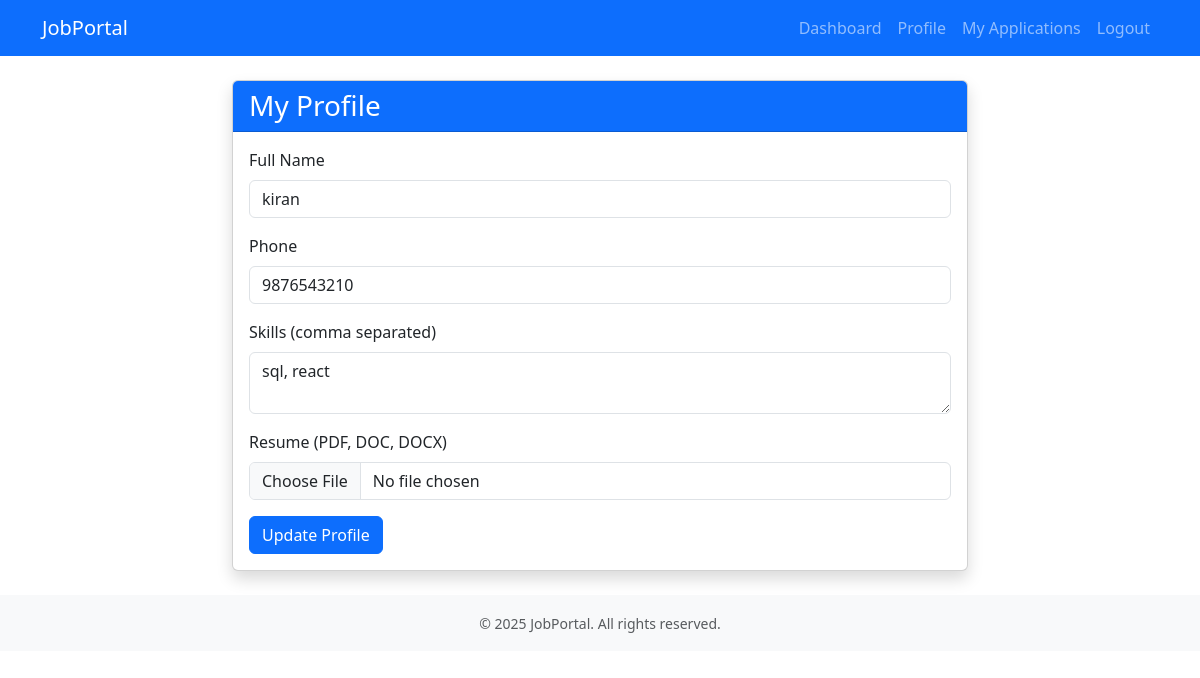
/candidate/profile (signed in), run on the app's committed database.
### app.py (models this page shows)
class Candidate(db.Model):
    id = db.Column(db.Integer, primary_key=True)
    user_id = db.Column(db.Integer, db.ForeignKey('user.id'), unique=True)
    full_name = db.Column(db.String(100), nullable=False)
    phone = db.Column(db.String(20))
    skills = db.Column(db.Text)
    resume_filename = db.Column(db.String(200))
    created_at = db.Column(db.DateTime, default=datetime.utcnow)
    applications = db.relationship('Application', backref='candidate', lazy=True)

### app.py (the view, shortened to what this page needs)
@app.route('/candidate/profile', methods=['GET', 'POST'])
@login_required
@role_required('candidate')
def candidate_profile():
    candidate = current_user.candidate
    return render_template('candidate_profile.html', candidate=candidate)

### app.py (called while the page is built)
def role_required(role):
    def decorator(f):
        @wraps(f)
        def decorated_function(*args, **kwargs):
            if not current_user.is_authenticated or current_user.role != role:
                flash('Access denied.', 'danger')
                return redirect(url_for('dashboard'))
            return f(*args, **kwargs)
        return decorated_function
    return decorator

@login_manager.user_loader
def load_user(user_id):
    return db.session.get(User, int(user_id))

### templates/candidate_profile.html (shortened to what this page needs)
{% extends "base.html" %}
{% block content %}
<div class="row justify-content-center">
    <div class="col-md-8">
        <div class="card shadow">
            <div class="card-header bg-primary text-white">
                <h3 class="mb-0">My Profile</h3>
            </div>
            <div class="card-body">
                <form method="POST" action="{{ url_for('candidate_profile') }}" enctype="multipart/form-data">
                    <div class="mb-3">
                        <label class="form-label">Full Name</label>
                        <input type="text" name="full_name" class="form-control" value="{{ candidate.full_name }}"
                            required>
                    </div>
                    <div class="mb-3">
                        <label class="form-label">Phone</label>
                        <input type="tel" name="phone" class="form-control" value="{{ candidate.phone or '' }}">
                    </div>
                    <div class="mb-3">
                        <label class="form-label">Skills (comma separated)</label>
                        <textarea name="skills" class="form-control" rows="2">{{ candidate.skills or '' }}</textarea>
                    </div>
                    <div class="mb-3">
                        <label class="form-label">Resume (PDF, DOC, DOCX)</label>
                        <input type="file" name="resume" class="form-control" accept=".pdf,.doc,.docx">
                    </div>
                    <button type="submit" class="btn btn-primary">Update Profile</button>
                </form>
            </div>
        </div>
    </div>
</div>
{% endblock %}

### data on the page
Candidate: full_name "kiran", phone "9876543210", skills "sql, react"
